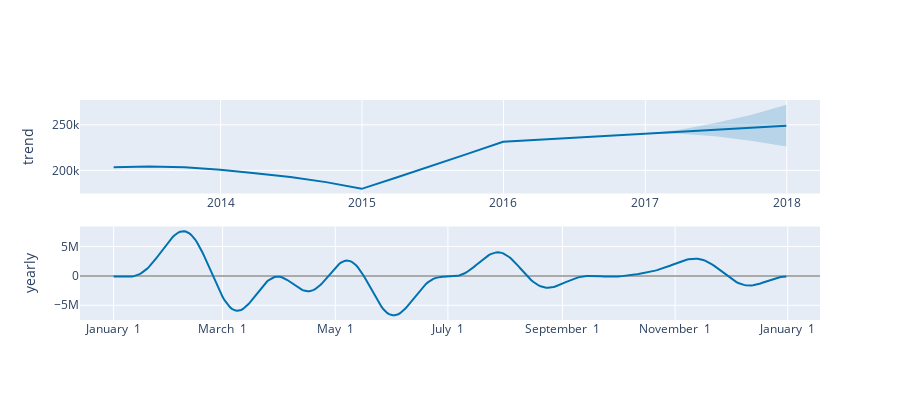
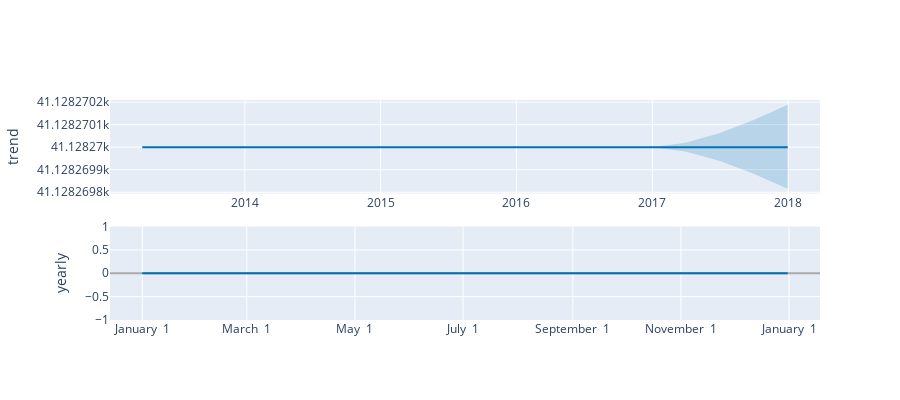
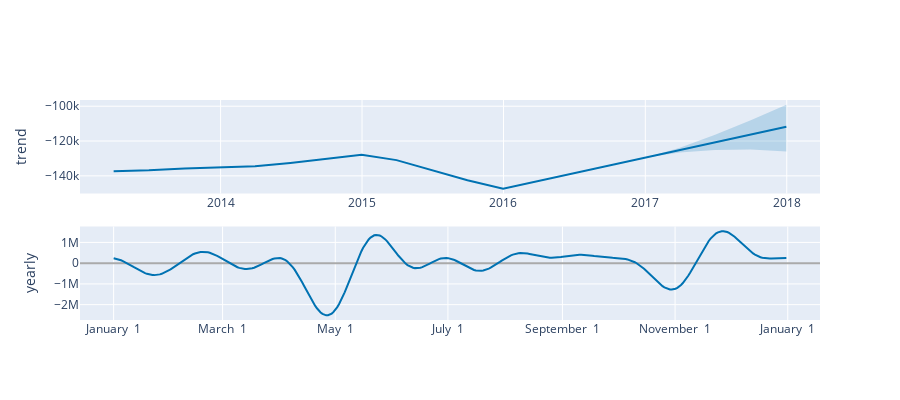
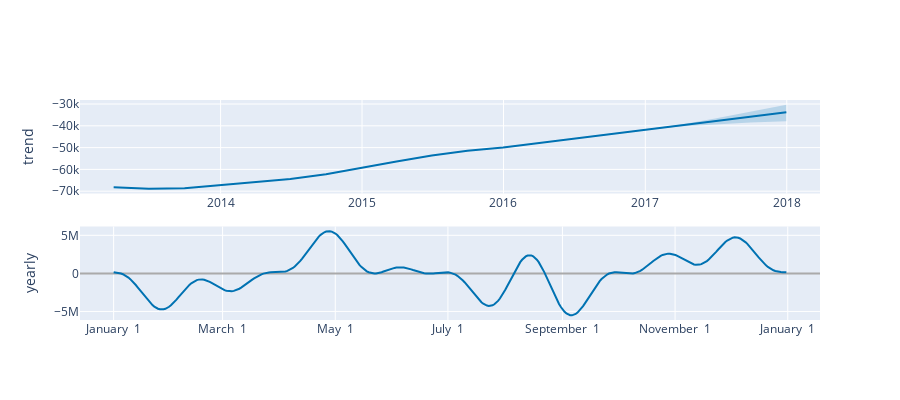

These figures' notebook cell, in order:
### Markdown cell above
### Interpretation

This boxplot shows the residuals (difference between actual and Prophet-predicted average total compensation) for each department.
It helps assess how well the Prophet model fits historical data and whether there’s any bias (systematic over- or under-prediction).
<br>
The median residual (the black dashed line near zero) indicates that Prophet’s predictions are generally unbiased for most departments.
<br>
Most boxes are centered around zero, suggesting stable model behavior without persistent under- or over-estimation.

Department-Wise Insights:
- Admin Offices: Residuals show moderate spread, with both over- and under-predictions. Prophet captures the trend well but some fluctuations remain unexplained.
- Executive Office: Very tight residual range — Prophet fits this department’s trend almost perfectly due to its flat, stable compensation pattern.
- IT/IS and Production: Both show small, positive-centered residuals — Prophet tends to slightly under-predict compensation (actual values are a bit higher).
- Sales: Highest variability in residuals, with both positive and negative extremes. This reflects Prophet’s difficulty modeling irregular or performance-driven pay fluctuations.
- Software Engineering: Slightly negative-centered residuals, meaning Prophet occasionally over-predicts compensation levels.

Model Accuracy Implication:
- Narrow boxes indicate strong model fit (Executive Office, IT/IS).
- Wider boxes indicate noisier or less predictable patterns (Sales, Admin Offices).
- The absence of large, systematic bias confirms Prophet’s stability across departments.

### Code cell
# Prophet Components Plot

# Loop through each department and create Prophet component plots
for dept in departments:
    print(f"Generating Prophet components for {dept}...")
    
    # Filter and prepare data
    sub = df[df["department"] == dept][["ds", "y"]].sort_values("ds")
    
    # Initialize Prophet model (same configuration as used earlier)
    model = Prophet(
        yearly_seasonality=True,
        weekly_seasonality=False,
        daily_seasonality=False,
        seasonality_mode="additive",
        changepoint_prior_scale=0.3
    )
    model.fit(sub)
    
    # Create quarterly future periods (e.g., 1 year ahead = 4 quarters)
    future = model.make_future_dataframe(periods=4, freq="Q")
    forecast = model.predict(future)
    
    # Generate interactive components plot (trend + seasonality)
    fig = plot_components_plotly(model, forecast)
    
    # Save figure
    safe_dept = re.sub(r'[^a-zA-Z0-9_]+', '_', dept)
    save_path = VISUAL_PATH / f"prophet_components_{safe_dept.lower()}.png"
    try:
        fig.write_image(save_path)
        print(f"Saved components for {dept}: {save_path.name}")
    except Exception as e:
        print(f"Could not save image for {dept}: {e}")
    fig.show()

print("\nProphet component plots generated for all departments.")
